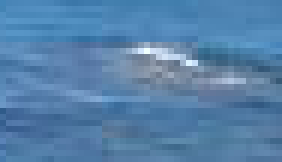
#> input picture imagens/FotoEscura3_crop.png, 47 x 27 px (shown 6 times larger)
$ python stegano_test.py
#> lines starting #> are read from the running program, lines starting #| are printed output that depends on the picture
### stegano.py
from PIL import Image
from random import randint

class Stegano(object):

	def __init__(self, input_path):
#> called with input_path = 'imagens/FotoEscura3_crop.png'
		self.input_path = input_path
		self.img_input = Image.open(self.input_path)
#> self.img_input is the input picture: PIL image 47x27 RGBA; mean R, G, B, A 85.5, 128.7, 169.9, 255
		self.img_output = None
		self.img_output_diff = None

	def encode(self, content_str):
#> called with content_str = 'Lorem'
		self.img_output = Image.new(self.img_input.mode, self.img_input.size)
#> self.img_output: PIL image 47x27 RGBA; every value is 0
		self.img_output_diff = Image.new(self.img_input.mode, self.img_input.size)
		pixel_map = self.img_input.load()
		pixels_new = self.img_output.load()
		pixels_new_diff = self.img_output_diff.load()

		for x in range(self.img_output.size[0]):
		    for y in range(self.img_output.size[1]):
		        pixels_new_diff[x, y] = pixels_new[x, y] = pixel_map[x, y]

		sectors = self.generate_sectors(len(content_str), self.img_output.size[0])
#> sectors = [0, 9, 18, 27, 36, 45]

		for i in range(0, len(sectors) - 1):
			pixel_range = (sectors[i], sectors[i+1])
			modulus_sector = self.sum_sector(pixel_range, pixels_new, self.img_output.size[1]) % 128
			char_value = ord(content_str[i])

			for j in range(0, abs(modulus_sector - char_value)):
				x, y, rgb = self.random_position(pixel_range, pixels_new, modulus_sector > char_value)
				if (modulus_sector < char_value):
					pixels_new[x, y] = (rgb[0], rgb[1], rgb[2] + 1)
				elif (modulus_sector > char_value):
					pixels_new[x, y] = (rgb[0], rgb[1], rgb[2] - 1)
				pixels_new_diff[x, y] = (255, 0, 0)
#> this loop made 5 passes
#> modulus_sector on passes 1 to 5: 96, 78, 20, 48, 40

	def random_position(self, pixel_range, pixels_new, difference):
		while True:
			x, y = randint(pixel_range[0], pixel_range[1] - 1), randint(0, self.img_output.size[1]-1)
			rgb = pixels_new[x,y]
			if difference and rgb[2] == 0:
				continue
			if not difference and rgb[2] == 255:
				continue
			return x, y, rgb

	def save(self, output_path, diff_output_path=None):
#> called with output_path = 'output/FotoEscura3_crop.png', diff_output_path = 'output/diff-FotoEscura3_crop.png'
		self.img_output.save(output_path, 'PNG')
		if (diff_output_path):
			self.img_output_diff.save(diff_output_path, 'PNG')
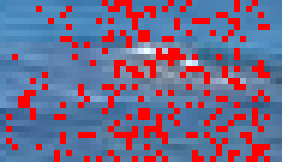
#> saved as diff-FotoEscura3_crop.png: PIL image 47x27 RGBA (shown 6 times larger); mean R, G, B, A 116.7, 104.3, 138.1, 255

	def generate_sectors(self, len_str, img_width):
		sector_size = int((img_width-1) / len_str)
		sectors = []
		for i in range(0, len_str + 1):
			sectors.append(sector_size * i)
		return sectors

	def sum_sector(self, pixel_range, pixel_map, height):
		result = 0
		for x in range(pixel_range[0], pixel_range[1]):
			for y in range(height):
				result = result + sum(pixel_map[x, y])
		return result

	def decode(self, len_str):
#> called with len_str = 5
		pixel_map = self.img_input.load()
		sectors = self.generate_sectors(len_str, self.img_input.size[0])
#> sectors = [0, 9, 18, 27, 36, 45]
		content_str = ''
		for i in range(0, len(sectors) - 1):
			pixel_range = (sectors[i], sectors[i+1])
			content_str = content_str + (chr(self.sum_sector(pixel_range, pixel_map, self.img_input.size[1]) % 128))
#> this loop made 5 passes
#> content_str on passes 1 to 5: 'L', 'Lo', 'Lor', 'Lore', 'Lorem'
		return content_str

### stegano_test.py
from stegano import Stegano

input_dir = 'imagens'
output_dir = 'output'
file = 'FotoEscura3_crop.png'

content_str = 'Lorem'

stegano_enc = Stegano(input_dir + '/' + file)
stegano_enc.encode(content_str)
stegano_enc.save(output_dir + '/' + file, output_dir + '/diff-' + file)

stegano_dec = Stegano(output_dir + '/' + file)
str_decoded = stegano_dec.decode(len(content_str))
#> str_decoded = 'Lorem'
print(str_decoded)
#| Lorem
